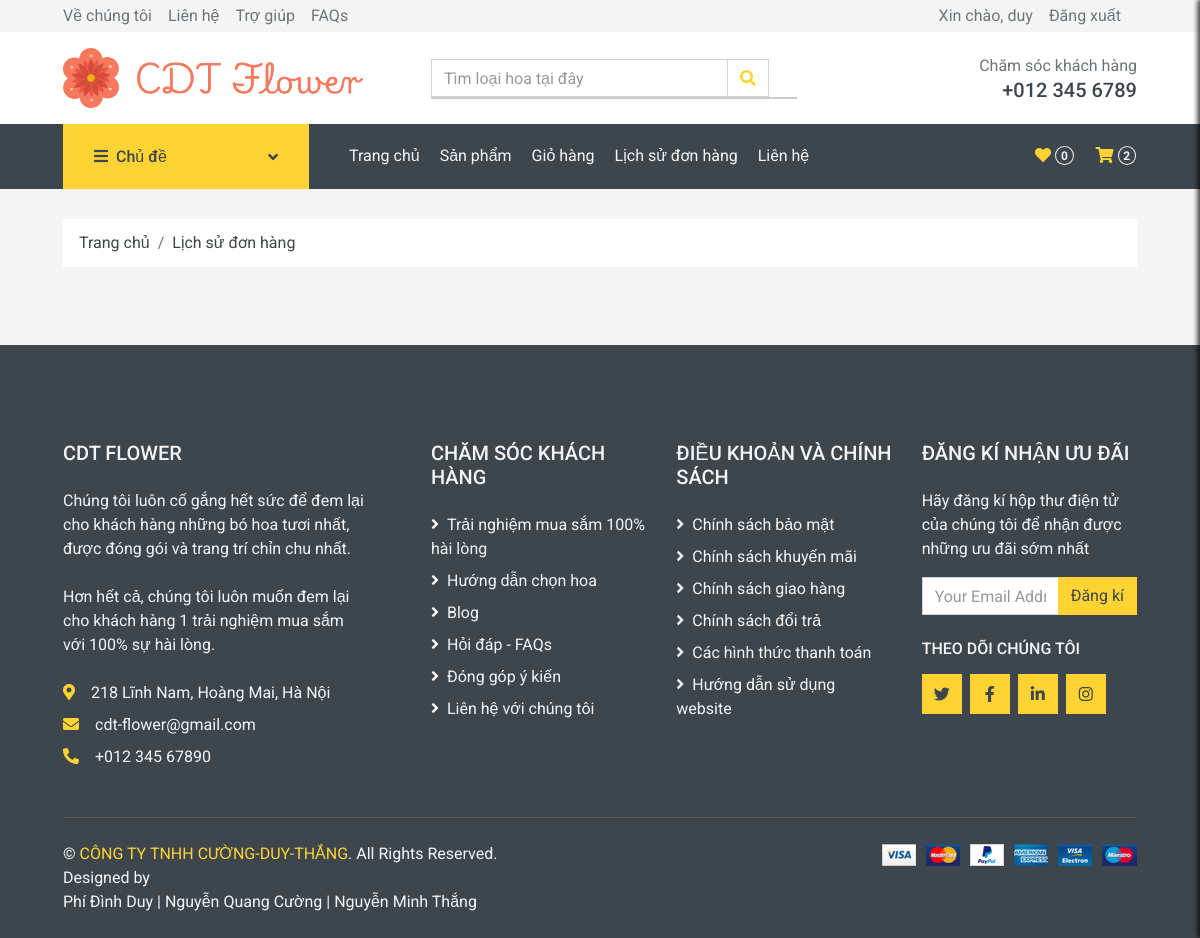
Page /lichsu_donhang.php (signed in) on the earlier database version.
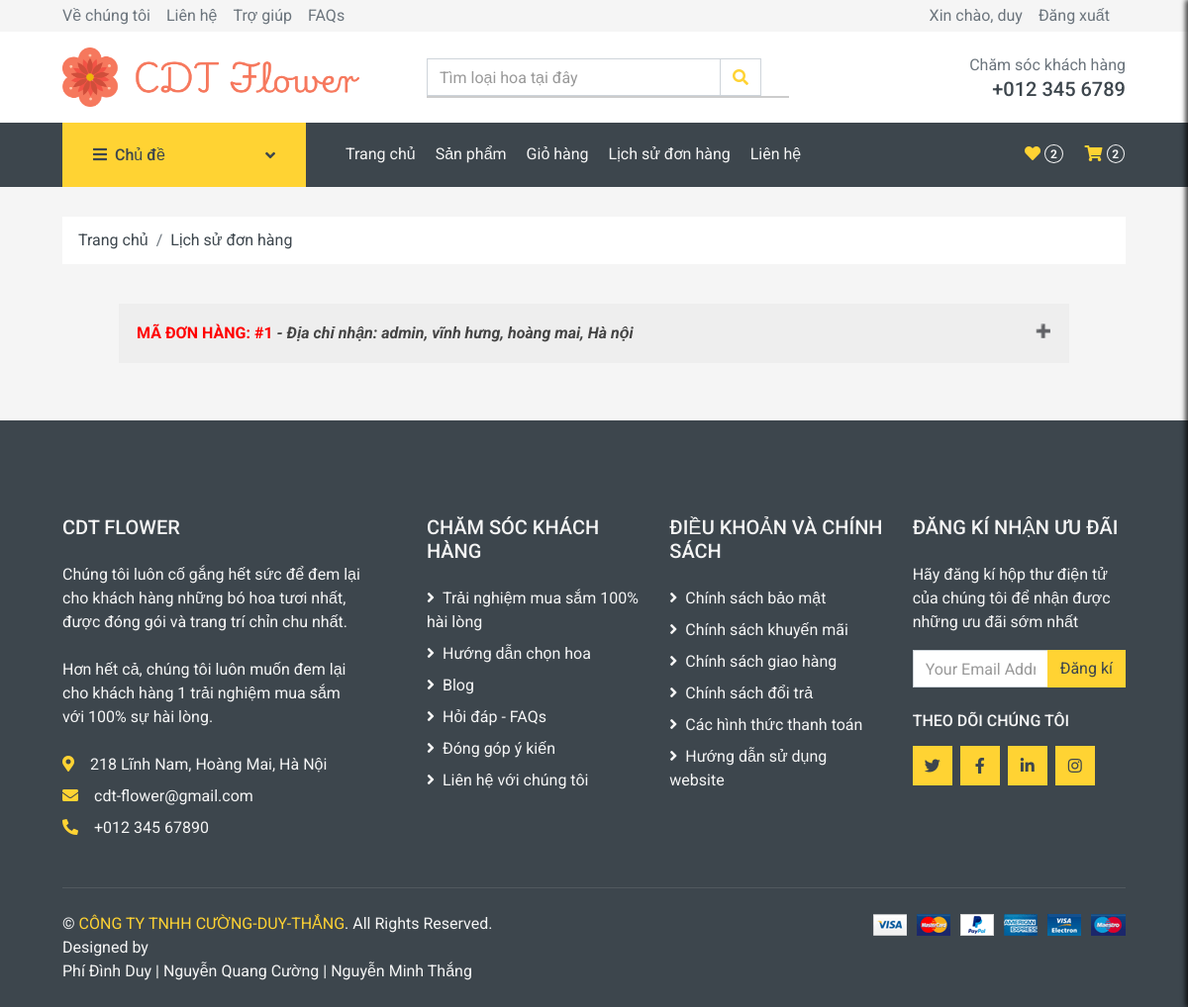
Same page on the later database version.
### tables this page shows
CREATE TABLE `donhang` (
  `MaDonHang` int(11) NOT NULL,
  `MaKhachHang` int(11) NOT NULL,
  `NgayDatHang` datetime NOT NULL,
  `TongGiaTri` decimal(10,0) NOT NULL,
  `TrangThai` tinyint(4) NOT NULL DEFAULT 0
);

CREATE TABLE `giaohang` (
  `MaGiaoHang` int(11) NOT NULL,
  `MaThanhToan` int(11) NOT NULL,
  `HoTen` varchar(50) NOT NULL,
  `SoDienThoai` varchar(20) NOT NULL,
  `Email` varchar(100) NOT NULL,
  `DiaChi` text NOT NULL
);

### lichsu_donhang.php (the view, shortened to what the changed rows need)
<?php require_once('header.php'); ?>
<?php
    require_once("database/db_connect.php");
    $ma_khach_hang = $_SESSION['makhachhang'];
    $sql_orders = "
    SELECT
        dh.MaDonHang,
        dh.TongGiaTri,
        gh.DiaChi
    FROM
        donhang AS dh
    JOIN
        thanhtoan AS tt ON dh.MaDonHang = tt.MaDonHang
    JOIN
        giaohang AS gh ON tt.MaThanhToan = gh.MaThanhToan
    WHERE
        dh.MaKhachHang = ? AND tt.TrangThai = 'Đã Thanh Toán' ";
    $stmt = $conn->prepare($sql_orders);
    $stmt->bind_param("i", $ma_khach_hang);
    $stmt->execute();
    $result = $stmt->get_result();
    while ($row = $result->fetch_assoc()) {
        $maDonHang = $row['MaDonHang'];
        $diaChi = $row['DiaChi'];
        echo '<button class="accordion"><span style="color: red;">MÃ ĐƠN HÀNG: #' . $maDonHang . '</span> <i style="font-weight: bold;">- Địa chỉ nhận: ' . $diaChi . '</i></button>';
    }
 ?>
</body>
</html>

### header.php (shortened to what the changed rows need)
<!DOCTYPE html>
<html lang="en">
<head>
    <link href="https://cdnjs.cloudflare.com/ajax/libs/font-awesome/5.10.0/css/all.min.css" rel="stylesheet">
    <link href="lib/animate/animate.min.css" rel="stylesheet">
    <link href="lib/owlcarousel/assets/owl.carousel.min.css" rel="stylesheet">
    <link href="css/style.css" rel="stylesheet">
    <link href="css/preloader.css" rel="stylesheet">
    <link rel="stylesheet" type="text/css" href="css/thongbao_toast.css">
</head>
<body>
    <?php require_once("database/db_connect.php");
        if (isset($_SESSION['makhachhang'])) {
            $Ma_KH = $_SESSION['makhachhang'];
        } else {
            $Ma_KH = "100";
        }
            $sql = "
                SELECT
                    sp.TenSanPham,
                    sp.Gia
                FROM
                    yeuthich AS yt
                JOIN
                    sanpham AS sp ON yt.MaSanPham = sp.MaSanPham
                WHERE
                    yt.MaKhachHang = ?
                ";
                $stmt = $conn->prepare($sql);
                $stmt->bind_param("i", $Ma_KH);
                $stmt->execute();
                $result = $stmt->get_result();
                $tong_so_luong = 0;
                if ($result->num_rows > 0) {
                    while ($row = $result->fetch_assoc()) {
                        $tong_so_luong++;
                    }
                }
        ?>
        <div class="container-fluid bg-dark mb-30">
            <div class="row px-xl-5">
                <div class="col-lg-9">
                    <nav class="navbar navbar-expand-lg bg-dark navbar-dark py-3 py-lg-0 px-0">
                        <div class="collapse navbar-collapse justify-content-between" id="navbarCollapse">
                            <div class="navbar-nav ml-auto py-0 d-none d-lg-block">
                                <a id="open-side-menu-2" href="#" class="btn px-0">
                                    <i class="fas fa-heart text-primary"></i>
                                    <span class="badge text-secondary border border-secondary rounded-circle" style="padding-bottom: 2px;"><?php echo $tong_so_luong; ?></span>
                                </a>
                            </div>
                        </div>
                    </nav>
                </div>
            </div>
        </div>

Differences in the rows shown:
now on this page (row edited): donhang: MaDonHang "1", giaohang.DiaChi "admin, vĩnh hưng, hoàng mai, Hà nội"
Other differences:
$tong_so_luong: "0" → "2"
